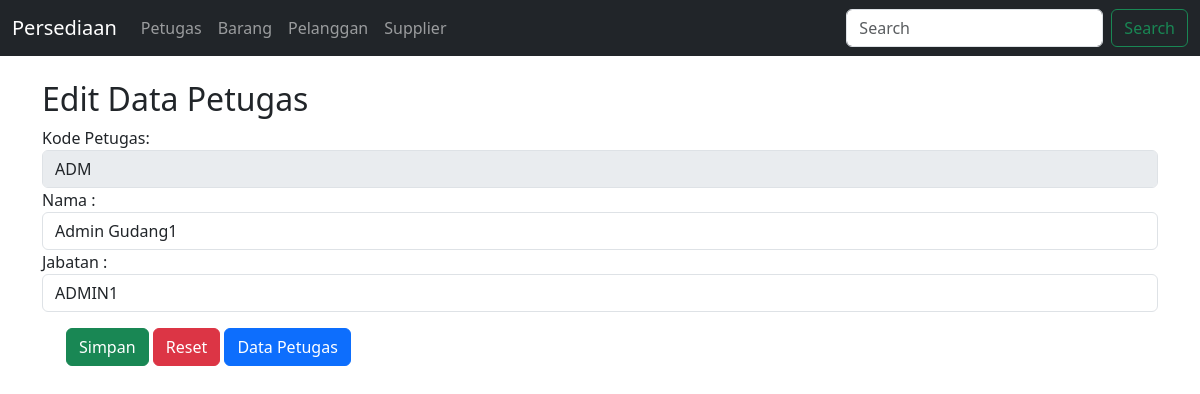
Page /petugasedit.php?id=ADM on the committed database.
### tables this page shows
CREATE TABLE `tb_petugas` (
  `KodePetugas` varchar(50) NOT NULL,
  `Nama` varchar(250) NOT NULL,
  `Jabatan` varchar(250) NOT NULL,
  `Password` varchar(10) NOT NULL
);

### web/petugasedit.php (the view, shortened to what this page needs)
<?php
    require_once('../db_koneksi/koneksidb.php');
    $KodePetugas = $_GET['id'];
    $query_sql = "SELECT * FROM tb_petugas where KodePetugas = '$KodePetugas' ";
    $sql = mysqli_query($koneksidb, $query_sql) or die (mysqli_error($koneksidb));
    $data = mysqli_fetch_assoc($sql);
?>
<!DOCTYPE html>
<html lang="en">
<head>
    <link href="https://cdn.jsdelivr.net/npm/bootstrap@5.3.3/dist/css/bootstrap.min.css" rel="stylesheet">
</head>
<body>
    <?php require_once("menu.php"); ?>
    <br>
    <div class="container">
        <h2>Edit Data Petugas</h2>
        <form method="post" name="form1">
            <div class="form-group">
                <div class="form-group">
                    <label for="KodePetugas">Kode Petugas:</label>
                    <input type="text" disabled value="<?php echo $data['KodePetugas'];?>" name="KodePetugas" class="form-control">
                <div class="form-group">
                    <label for="KodePetugas">Nama :</label>
                    <input type="text" required value="<?php echo $data['Nama']; ?>" name="Nama" class="form-control">
                </div>
                <div class="form-group">
                    <label for="KodePetugas">Jabatan :</label>
                    <input type="text" required value="<?php echo $data['Jabatan']; ?>" name="Jabatan" class="form-control">
                </div>
            </div>
            <div class="form-check mt-3">
                <button class="btn btn-success" name="btnsimpan" value="btnsimpan" type="submit"> Simpan
                </button>
                <button class="btn btn-danger" type="button"> Reset
                </button>
                <a href="petugas.php"><button class="btn btn-primary" type="button">Data Petugas <i class="ace-icon fa fa-signal"></i></button></a>
            </div>
        </form>
    </div>
</body>
</html>

### rows in the picture
tb_petugas: KodePetugas "ADM", Nama "Admin Gudang1", Jabatan "ADMIN1"
